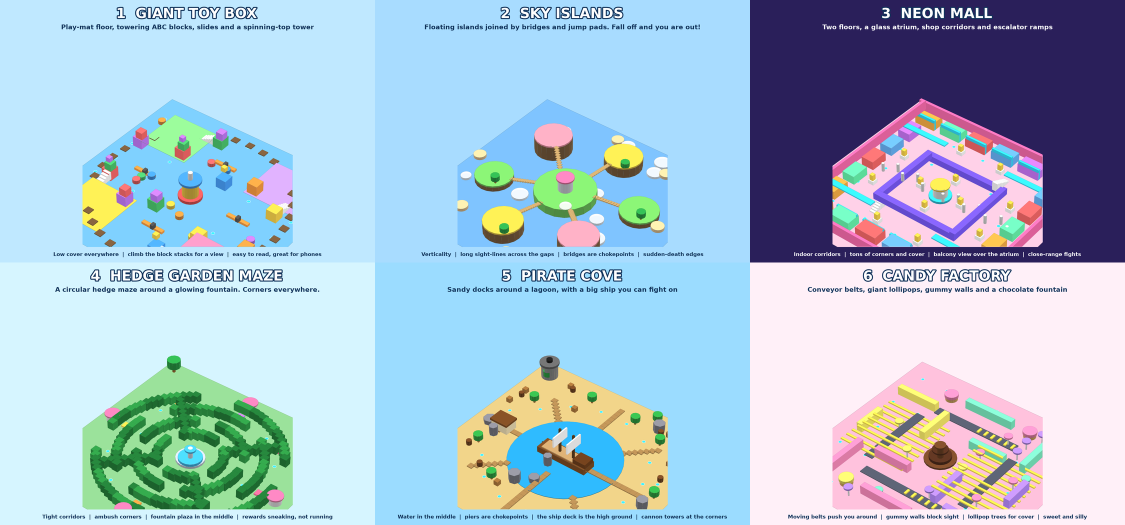
#> input picture figure-me-out/docs/maps/all_maps.png, 2250 x 1050 px, given in place of hero_thumb.png, which was not available (shown at 1/2 size)
$ python make_trailer.py
#> lines starting #> are read from the running program, lines starting #| are printed output that depends on the picture; pictures that were not available may be replaced by others from this repository, and a replacement may not be noted
"""An ~58 second animated 'how to play' video (1920x1080, 30 fps, mp4) built from the 3D renders and the listing art.
It is an ANIMATED EXPLAINER, not recorded gameplay.   python3 make_trailer.py   (needs ffmpeg; run render3d/render.mjs first)"""
import math, os, subprocess, shutil, sys
from multiprocessing import Pool
import art
from art import Canvas, Image, ImageDraw, ImageFilter
from make_cards import text_img, ease_back, ease_out, place, kenburns, crosshair_img, FPS, W, H

HERE = os.path.dirname(os.path.abspath(__file__))
R3 = os.path.join(HERE, "render3d")
TH = os.path.join(HERE, "thumbnails")
OUT = os.path.join(HERE, "video")
TOTAL = 58.0

def load(path):
    return Image.open(path).convert("RGBA").resize((W, H), Image.LANCZOS)
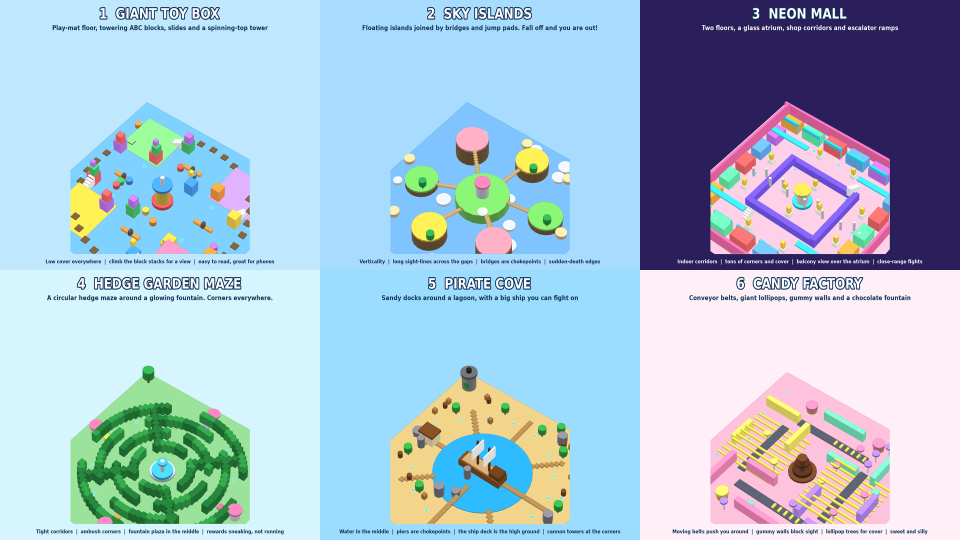
#> returned value: PIL image 1920x1080 RGBA (shown at 1/2 size); mean R, G, B, A 168, 193.1, 211.5, 255

# [60 lines left out: functions pill, readout, caption, burst, score_box, warn_icon and 3 more, not called in this run]

# ---- assets (built once, shared by all worker processes) ----
A = {}
def build_assets():
    A["hero"] = load(os.path.join(R3, "hero_thumb.png"))
    A["close"] = load(os.path.join(R3, "close.png"))
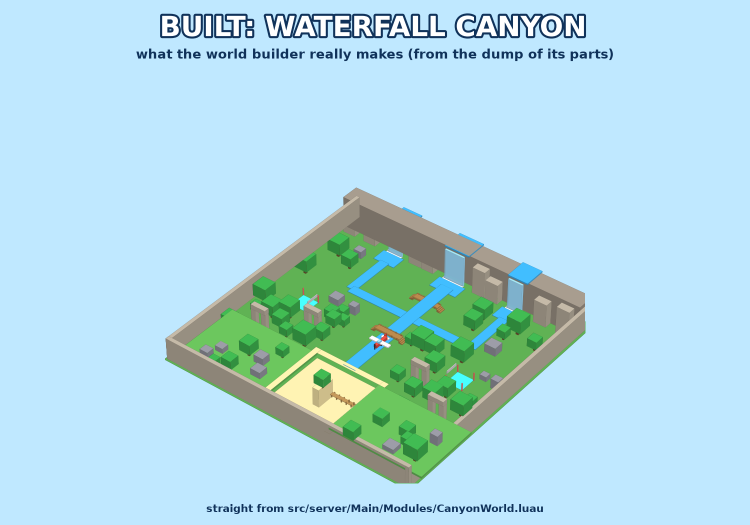
#> input picture figure-me-out/docs/maps/built_canyon.png, 1500 x 1050 px, given in place of close.png, which was not available (shown at 1/2 size)
#> in load (call 2), `return Image.open(path).convert("RGBA").resize((W, H), Image.LANCZOS)`:
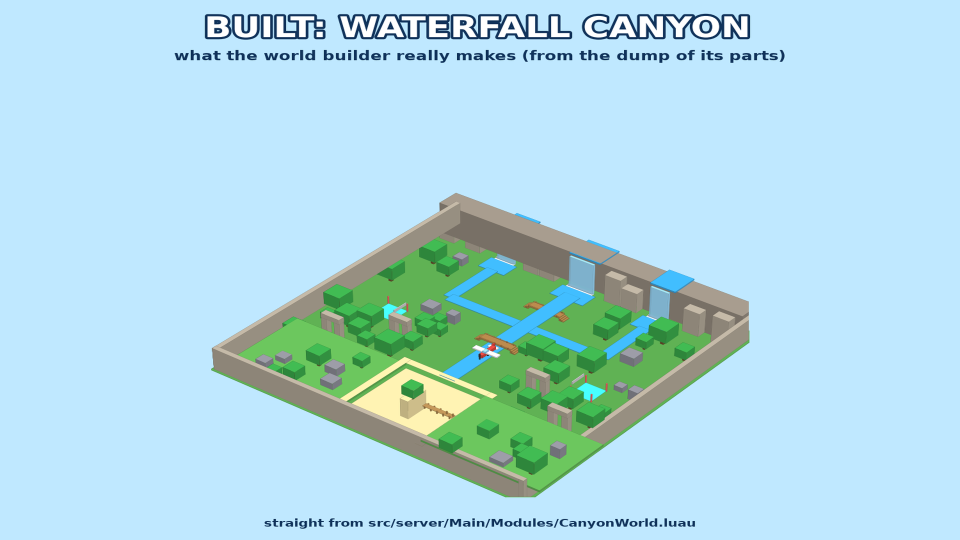
#> returned value: PIL image 1920x1080 RGBA (shown at 1/2 size); mean R, G, B, A 175.5, 217.5, 227.2, 255
    A["teams"] = load(os.path.join(R3, "teams.png"))
    A["win"] = load(os.path.join(R3, "win.png"))
    A["items"] = load(os.path.join(TH, "thumbnail_4_items.png"))
    A["lobby"] = load(os.path.join(TH, "thumbnail_7_lobby.png"))
    A["quick"] = load(os.path.join(TH, "thumbnail_6_quick.png"))
    logo = Image.open(os.path.join(HERE, "logo.png")).convert("RGBA")
    A["logo"] = logo.resize((int(logo.width * 0.8), int(logo.height * 0.8)), Image.LANCZOS)
    A["cross"] = crosshair_img(66)
    A["read"] = {s: readout(s) for s in ("4___", "42__", "427_", "4271")}
    A["cap"] = {k: caption(v) for k, v in {
        "s2": "Everyone has a secret 4-digit number on a sign on their forehead",
        "s3": "Aim at a player and type their number. Right number = they are out!",
        "s4": "Red vs Blue: up to 10 vs 10. Eliminate the whole other team to win",
        "s5": "F = photo, G = binoculars. Chests give stun grenades and smoke",
        "s6": "Hide your own number! Covering it too long exposes you",
        "s7": "Winners get +100 coins. The player with the most hits is MVP",
        "s8": "30-second lobby, vote for one of 6 maps, 4-minute matches, daily quests",
    }.items()}
    A["out"] = burst("OUT!")
    A["redbox"] = {n: score_box((235, 62, 62, 255), n) for n in range(0, 11)}
    A["bluebox"] = {n: score_box((58, 120, 245, 255), n) for n in range(0, 11)}
    A["dash"] = text_img("-", 130, 120, 180)
    A["vs"] = text_img("10 vs 10", 110, 800, 160, stroke="#10325a")
    A["warn"] = warn_icon()
    A["warntext"] = text_img("DON'T COVER YOUR NUMBER", 56, 1100, 110, stroke="#7a1010")
    A["bars"] = {i: bar(i / 20) for i in range(21)}
    A["tag"] = text_img("Type their number. Wipe out the other team!", 62, 1700, 130)
    A["play"] = text_img("PLAY NOW!", 190, 1300, 260, fill="#ffe45a")
    A["sub"] = text_img("Free  -  10 vs 10  -  4-minute matches", 56, 1500, 120)
    A["plus100"] = text_img("+100", 190, 700, 260, fill="#ffe45a", stroke="#0a2a5a")
    A["coins"] = text_img("coins for winners", 54, 800, 100)
    A["mvp"] = burst("MVP", (255, 143, 171, 255), 120)
    A["note"] = text_img("Animated how-to-play video", 34, 700, 70, stroke="#0a1a3a")
    A["maps"] = text_img("6 MAPS - YOU VOTE!", 110, 1400, 180, fill="#ffe45a", stroke="#10325a")
    A["quests"] = text_img("DAILY QUESTS  -  WIN STREAKS", 80, 1500, 150, stroke="#10325a")
    A["items_titles"] = [text_img(t, 44, 440, 80, stroke="#0a1a3a") for t in ("PHOTO (F)", "BINOCULARS (G)", "STUN GRENADE", "SMOKE")]

def fade(f, t_in, t_out):
    """black fade at the start/end of a scene"""
    pass

# [83 lines left out: functions scene_frame, work, not called in this run]

def main():
    os.makedirs(OUT, exist_ok=True)
    fr = os.path.join(OUT, "_trailer_frames")
    shutil.rmtree(fr, ignore_errors=True); os.makedirs(fr)
    build_assets()
    n = int(TOTAL * FPS)
    with Pool(max(2, (os.cpu_count() or 2))) as pool:
        for k, _ in enumerate(pool.imap_unordered(work, range(n), chunksize=8)):
            if k % 200 == 0:
                print("frames", k, "/", n, flush=True)
    out = os.path.join(OUT, "figure_me_out_trailer.mp4")
    subprocess.run(["ffmpeg", "-y", "-loglevel", "error", "-framerate", str(FPS), "-i", os.path.join(fr, "f%05d.png"), "-f", "lavfi", "-i", "anullsrc=r=44100:cl=stereo",
                    "-t", str(TOTAL), "-c:v", "libx264", "-preset", "medium", "-b:v", "9M", "-maxrate", "12M", "-bufsize", "18M", "-pix_fmt", "yuv420p", "-r", str(FPS), "-c:a", "aac", "-b:a", "96k", out], check=True)
    shutil.rmtree(fr, ignore_errors=True)
    print("made", out, round(os.path.getsize(out) / 1e6, 1), "MB")

if __name__ == "__main__":
#> (the run stopped early here; a loop or call above may not have finished)
